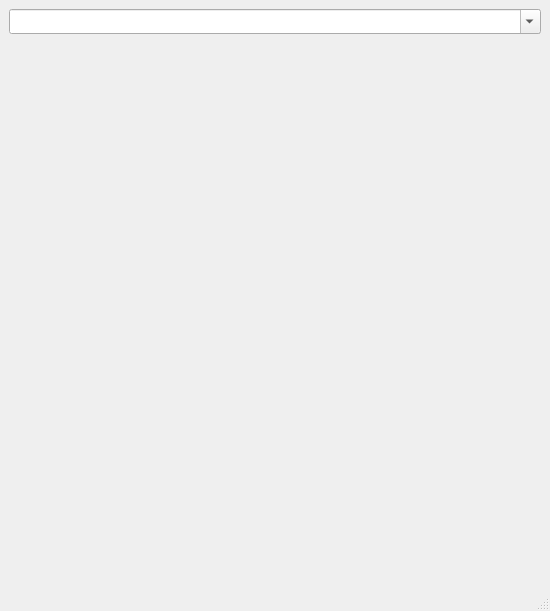
<?xml version="1.0" encoding="UTF-8"?>
<ui version="4.0">
 <class>MainWindow</class>
 <widget class="QMainWindow" name="MainWindow">
  <property name="geometry">
   <rect>
    <x>0</x>
    <y>0</y>
    <width>550</width>
    <height>611</height>
   </rect>
  </property>
  <property name="windowTitle">
   <string>Domain Coloring</string>
  </property>
  <widget class="QWidget" name="centralwidget">
   <layout class="QHBoxLayout" name="horizontalLayout">
    <property name="topMargin">
     <number>9</number>
    </property>
    <item>
     <layout class="QVBoxLayout" name="verticalLayout">
      <item>
       <widget class="QComboBox" name="cbPreset">
        <property name="font">
         <font>
          <family>Courier 10 Pitch</family>
         </font>
        </property>
        <property name="editable">
         <bool>true</bool>
        </property>
        <property name="currentIndex">
         <number>-1</number>
        </property>
       </widget>
      </item>
      <item>
       <widget class="QDomainColoring" name="dc" native="true"/>
      </item>
     </layout>
    </item>
   </layout>
  </widget>
  <widget class="QMenuBar" name="menubar">
   <property name="geometry">
    <rect>
     <x>0</x>
     <y>0</y>
     <width>550</width>
     <height>21</height>
    </rect>
   </property>
  </widget>
  <widget class="QStatusBar" name="statusbar"/>
 </widget>
 <customwidgets>
  <customwidget>
   <class>QDomainColoring</class>
   <extends>QWidget</extends>
   <header location="global">qdomaincoloring.h</header>
   <container>1</container>
   <slots>
    <signal>sendMessage(QString)</signal>
   </slots>
  </customwidget>
 </customwidgets>
 <resources/>
 <connections>
  <connection>
   <sender>cbPreset</sender>
   <signal>currentIndexChanged(int)</signal>
   <receiver>MainWindow</receiver>
   <slot>selectPreset(int)</slot>
   <hints>
    <hint type="sourcelabel">
     <x>71</x>
     <y>48</y>
    </hint>
    <hint type="destinationlabel">
     <x>3</x>
     <y>86</y>
    </hint>
   </hints>
  </connection>
  <connection>
   <sender>cbPreset</sender>
   <signal>editTextChanged(QString)</signal>
   <receiver>MainWindow</receiver>
   <slot>setExpression(QString)</slot>
   <hints>
    <hint type="sourcelabel">
     <x>117</x>
     <y>42</y>
    </hint>
    <hint type="destinationlabel">
     <x>4</x>
     <y>127</y>
    </hint>
   </hints>
  </connection>
  <connection>
   <sender>dc</sender>
   <signal>sendMessage(QString)</signal>
   <receiver>MainWindow</receiver>
   <slot>recMessage(QString)</slot>
   <hints>
    <hint type="sourcelabel">
     <x>97</x>
     <y>218</y>
    </hint>
    <hint type="destinationlabel">
     <x>2</x>
     <y>229</y>
    </hint>
   </hints>
  </connection>
 </connections>
 <slots>
  <slot>selectPreset(int)</slot>
  <slot>setExpression(QString)</slot>
  <slot>recMessage(QString)</slot>
 </slots>
</ui>
